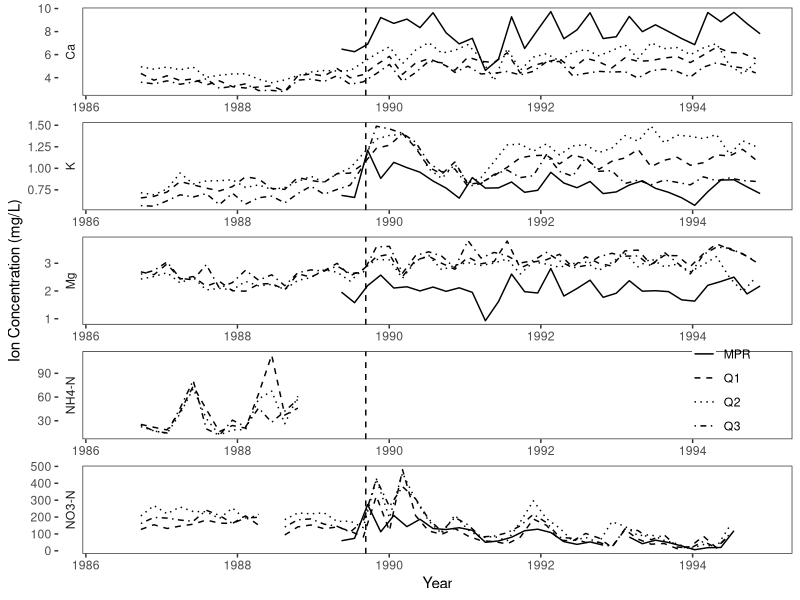

Source code (R):
## ---- chunk 1
#| include: false
library(tidyverse)
## ---- chunk 2
#| echo: false
#| message: false
#| warning: false
#| fig-height: 9
#| fig-width: 7
#| fig-align: center
# Visualizing analysis on stacked graphs, each site is coded by color
bpr_ma_long <- read_csv("../output/bpr_ma_long.csv")

ggplot(
  data = bpr_ma_long,
  mapping = aes(
    x = window_start,
    y = `Concentration (mg/L)`,
    linetype = site
  )
) +
  geom_line() +
  labs(
    x = "Year",
    y = "Ion Concentration (mg/L)",
    linetype = "Bisley, Puerto Rico
    Sample Site"
  ) +
  facet_wrap(~Ion, scales = "free", ncol = 1, strip.position = "left") +
  scale_linetype_manual(values = c("solid", "dashed", "dotted", "dotdash")) +
  geom_vline(xintercept = as.Date("1989-9-10"), linetype = "dashed") +
  theme_bw() +
  theme(
    plot.title = element_text(hjust = 0.5),
    panel.grid = element_blank(),
    strip.background = element_blank(),
    legend.title = element_blank(),
    legend.position = "inside",
    legend.position.inside = c(0.9, 0.3),
    legend.background = element_blank()
  )
